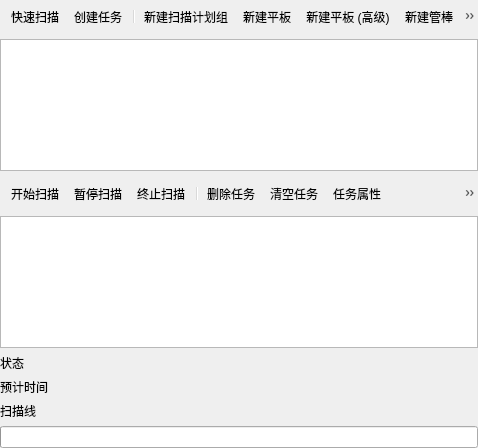
<?xml version="1.0" encoding="UTF-8"?>
<ui version="4.0">
 <class>PanelScanPlanControl</class>
 <widget class="QWidget" name="PanelScanPlanControl">
  <property name="geometry">
   <rect>
    <x>0</x>
    <y>0</y>
    <width>478</width>
    <height>448</height>
   </rect>
  </property>
  <property name="windowTitle">
   <string>扫描计划</string>
  </property>
  <layout class="QGridLayout" name="gridLayout">
   <property name="leftMargin">
    <number>0</number>
   </property>
   <property name="topMargin">
    <number>0</number>
   </property>
   <property name="rightMargin">
    <number>0</number>
   </property>
   <property name="bottomMargin">
    <number>0</number>
   </property>
   <item row="6" column="0">
    <widget class="QWidget" name="progressContainer" native="true">
     <layout class="QFormLayout" name="formLayout">
      <property name="leftMargin">
       <number>0</number>
      </property>
      <property name="topMargin">
       <number>0</number>
      </property>
      <property name="rightMargin">
       <number>0</number>
      </property>
      <property name="bottomMargin">
       <number>0</number>
      </property>
      <item row="1" column="1">
       <widget class="QLabel" name="time"/>
      </item>
      <item row="3" column="0" colspan="2">
       <widget class="QProgressBar" name="progress"/>
      </item>
      <item row="2" column="1">
       <widget class="QLabel" name="scanLine"/>
      </item>
      <item row="2" column="0">
       <widget class="QLabel" name="scanLineTitle">
        <property name="text">
         <string>扫描线</string>
        </property>
       </widget>
      </item>
      <item row="0" column="1">
       <widget class="QLabel" name="status"/>
      </item>
      <item row="1" column="0">
       <widget class="QLabel" name="progressTitle">
        <property name="text">
         <string>预计时间</string>
        </property>
       </widget>
      </item>
      <item row="0" column="0">
       <widget class="QLabel" name="statusTitle">
        <property name="text">
         <string>状态</string>
        </property>
       </widget>
      </item>
     </layout>
    </widget>
   </item>
   <item row="3" column="0">
    <widget class="QToolBar" name="toolbar_2">
     <property name="contextMenuPolicy">
      <enum>Qt::CustomContextMenu</enum>
     </property>
     <property name="layoutDirection">
      <enum>Qt::LeftToRight</enum>
     </property>
     <property name="movable">
      <bool>true</bool>
     </property>
     <property name="iconSize">
      <size>
       <width>16</width>
       <height>16</height>
      </size>
     </property>
     <property name="floatable">
      <bool>false</bool>
     </property>
     <addaction name="actionStart"/>
     <addaction name="actionPause"/>
     <addaction name="actionStop"/>
     <addaction name="separator"/>
     <addaction name="actionRemoveTask"/>
     <addaction name="actionClearTasks"/>
     <addaction name="actionEditTask"/>
     <addaction name="actionOpenSelectedFile"/>
    </widget>
   </item>
   <item row="0" column="0">
    <widget class="QToolBar" name="toolbar">
     <property name="iconSize">
      <size>
       <width>16</width>
       <height>16</height>
      </size>
     </property>
     <addaction name="actionQuickStart"/>
     <addaction name="actionCreateTask"/>
     <addaction name="separator"/>
     <addaction name="actionAddFolder"/>
     <addaction name="actionAddLegacyRectangle"/>
     <addaction name="actionAddRectangle"/>
     <addaction name="actionAddLegacyCylinder"/>
     <addaction name="actionAddCylinder"/>
     <addaction name="actionAddLegacyDisk"/>
     <addaction name="actionAddDisk"/>
     <addaction name="separator"/>
     <addaction name="actionAddCylinderRotation"/>
     <addaction name="actionAddDiskRotation"/>
     <addaction name="actionImportCam"/>
     <addaction name="actionAddAnnulus"/>
     <addaction name="separator"/>
     <addaction name="actionRename"/>
     <addaction name="actionEdit"/>
     <addaction name="actionDelete"/>
     <addaction name="actionSetup"/>
     <addaction name="separator"/>
    </widget>
   </item>
   <item row="2" column="0">
    <widget class="ScanPlanTreeView" name="scanPlan"/>
   </item>
   <item row="4" column="0">
    <widget class="QTreeView" name="tasks">
     <property name="contextMenuPolicy">
      <enum>Qt::CustomContextMenu</enum>
     </property>
     <property name="indentation">
      <number>0</number>
     </property>
     <property name="itemsExpandable">
      <bool>false</bool>
     </property>
    </widget>
   </item>
  </layout>
  <action name="actionQuickStart">
   <property name="icon">
    <iconset resource="../../resources/icons/Fatcow.qrc">
     <normaloff>:/fatcow/16x16/control_play_blue.png</normaloff>:/fatcow/16x16/control_play_blue.png</iconset>
   </property>
   <property name="text">
    <string>快速扫描</string>
   </property>
   <property name="toolTip">
    <string>快速扫描</string>
   </property>
  </action>
  <action name="actionPause">
   <property name="icon">
    <iconset resource="../../resources/icons/Fatcow.qrc">
     <normaloff>:/fatcow/16x16/control_pause_blue.png</normaloff>:/fatcow/16x16/control_pause_blue.png</iconset>
   </property>
   <property name="text">
    <string>暂停扫描</string>
   </property>
   <property name="toolTip">
    <string>暂停扫描</string>
   </property>
  </action>
  <action name="actionStop">
   <property name="icon">
    <iconset resource="../../resources/icons/Fatcow.qrc">
     <normaloff>:/fatcow/16x16/control_stop_blue.png</normaloff>:/fatcow/16x16/control_stop_blue.png</iconset>
   </property>
   <property name="text">
    <string>终止扫描</string>
   </property>
   <property name="toolTip">
    <string>终止扫描</string>
   </property>
  </action>
  <action name="actionAddFolder">
   <property name="icon">
    <iconset resource="../../resources/icons/Fatcow.qrc">
     <normaloff>:/fatcow/16x16/folder_add.png</normaloff>:/fatcow/16x16/folder_add.png</iconset>
   </property>
   <property name="text">
    <string>新建扫描计划组</string>
   </property>
  </action>
  <action name="actionAddRectangle">
   <property name="icon">
    <iconset resource="../../resources/icons/Fatcow.qrc">
     <normaloff>:/fatcow/16x16/card_chip_silver.png</normaloff>:/fatcow/16x16/card_chip_silver.png</iconset>
   </property>
   <property name="text">
    <string>新建平板 (高级)</string>
   </property>
  </action>
  <action name="actionAddLegacyCylinder">
   <property name="icon">
    <iconset resource="../../resources/icons/Fatcow.qrc">
     <normaloff>:/fatcow/16x16/database.png</normaloff>:/fatcow/16x16/database.png</iconset>
   </property>
   <property name="text">
    <string>新建管棒</string>
   </property>
  </action>
  <action name="actionAddDisk">
   <property name="icon">
    <iconset resource="../../resources/icons/Fatcow.qrc">
     <normaloff>:/fatcow/16x16/cd.png</normaloff>:/fatcow/16x16/cd.png</iconset>
   </property>
   <property name="text">
    <string>新建圆盘 (高级)</string>
   </property>
   <property name="toolTip">
    <string>新建圆盘 (高级)</string>
   </property>
  </action>
  <action name="actionRename">
   <property name="icon">
    <iconset resource="../../resources/icons/Fatcow.qrc">
     <normaloff>:/fatcow/16x16/textfield_rename.png</normaloff>:/fatcow/16x16/textfield_rename.png</iconset>
   </property>
   <property name="text">
    <string>重命名</string>
   </property>
  </action>
  <action name="actionEdit">
   <property name="icon">
    <iconset resource="../../resources/icons/Fatcow.qrc">
     <normaloff>:/fatcow/16x16/application_form_edit.png</normaloff>:/fatcow/16x16/application_form_edit.png</iconset>
   </property>
   <property name="text">
    <string>编辑扫描计划</string>
   </property>
  </action>
  <action name="actionDelete">
   <property name="icon">
    <iconset resource="../../resources/icons/Fatcow.qrc">
     <normaloff>:/fatcow/16x16/application_form_delete.png</normaloff>:/fatcow/16x16/application_form_delete.png</iconset>
   </property>
   <property name="text">
    <string>删除扫描计划</string>
   </property>
  </action>
  <action name="actionAddCylinderRotation">
   <property name="icon">
    <iconset resource="../../resources/icons/Fatcow.qrc">
     <normaloff>:/fatcow/16x16/database.png</normaloff>:/fatcow/16x16/database.png</iconset>
   </property>
   <property name="text">
    <string>新建管棒-旋转步进</string>
   </property>
   <property name="toolTip">
    <string>新建管棒-旋转步进</string>
   </property>
  </action>
  <action name="actionAddDiskRotation">
   <property name="icon">
    <iconset resource="../../resources/icons/Fatcow.qrc">
     <normaloff>:/fatcow/16x16/cd.png</normaloff>:/fatcow/16x16/cd.png</iconset>
   </property>
   <property name="text">
    <string>新建圆盘-旋转步进</string>
   </property>
   <property name="toolTip">
    <string>新建圆盘-旋转步进</string>
   </property>
  </action>
  <action name="actionImportCam">
   <property name="icon">
    <iconset resource="../../resources/icons/Fatcow.qrc">
     <normaloff>:/fatcow/16x16/draw_spiral.png</normaloff>:/fatcow/16x16/draw_spiral.png</iconset>
   </property>
   <property name="text">
    <string>导入CAM</string>
   </property>
  </action>
  <action name="actionSetup">
   <property name="icon">
    <iconset resource="../../resources/icons/Fatcow.qrc">
     <normaloff>:/fatcow/16x16/cog.png</normaloff>:/fatcow/16x16/cog.png</iconset>
   </property>
   <property name="text">
    <string>编辑工艺</string>
   </property>
   <property name="toolTip">
    <string>编辑工艺</string>
   </property>
  </action>
  <action name="actionAddAnnulus">
   <property name="icon">
    <iconset resource="../../resources/icons/Fatcow.qrc">
     <normaloff>:/fatcow/16x16/dish.png</normaloff>:/fatcow/16x16/dish.png</iconset>
   </property>
   <property name="text">
    <string>新建圆环</string>
   </property>
  </action>
  <action name="actionStart">
   <property name="icon">
    <iconset resource="../../resources/icons/Fatcow.qrc">
     <normaloff>:/fatcow/16x16/control_play_blue.png</normaloff>:/fatcow/16x16/control_play_blue.png</iconset>
   </property>
   <property name="text">
    <string>开始扫描</string>
   </property>
  </action>
  <action name="actionCreateTask">
   <property name="icon">
    <iconset resource="../../resources/icons/Fatcow.qrc">
     <normaloff>:/fatcow/16x16/application_add.png</normaloff>:/fatcow/16x16/application_add.png</iconset>
   </property>
   <property name="text">
    <string>创建任务</string>
   </property>
   <property name="toolTip">
    <string>创建任务</string>
   </property>
  </action>
  <action name="actionEditTask">
   <property name="icon">
    <iconset resource="../../resources/icons/Fatcow.qrc">
     <normaloff>:/fatcow/16x16/application_edit.png</normaloff>:/fatcow/16x16/application_edit.png</iconset>
   </property>
   <property name="text">
    <string>任务属性</string>
   </property>
   <property name="toolTip">
    <string>编辑修改</string>
   </property>
  </action>
  <action name="actionRemoveTask">
   <property name="icon">
    <iconset resource="../../resources/icons/Fatcow.qrc">
     <normaloff>:/fatcow/16x16/delete.png</normaloff>:/fatcow/16x16/delete.png</iconset>
   </property>
   <property name="text">
    <string>删除任务</string>
   </property>
   <property name="toolTip">
    <string>删除任务</string>
   </property>
  </action>
  <action name="actionOpenSelectedFile">
   <property name="icon">
    <iconset resource="../../resources/icons/Fatcow.qrc">
     <normaloff>:/fatcow/16x16/file_extension_bin.png</normaloff>:/fatcow/16x16/file_extension_bin.png</iconset>
   </property>
   <property name="text">
    <string>打开当前文件</string>
   </property>
   <property name="toolTip">
    <string>打开当前文件</string>
   </property>
  </action>
  <action name="actionClearTasks">
   <property name="icon">
    <iconset resource="../../resources/icons/Fatcow.qrc">
     <normaloff>:/fatcow/16x16/basket_delete.png</normaloff>:/fatcow/16x16/basket_delete.png</iconset>
   </property>
   <property name="text">
    <string>清空任务</string>
   </property>
  </action>
  <action name="actionAddLegacyRectangle">
   <property name="icon">
    <iconset resource="../../resources/icons/Fatcow.qrc">
     <normaloff>:/fatcow/16x16/card_chip_silver.png</normaloff>:/fatcow/16x16/card_chip_silver.png</iconset>
   </property>
   <property name="text">
    <string>新建平板</string>
   </property>
  </action>
  <action name="actionAddCylinder">
   <property name="icon">
    <iconset resource="../../resources/icons/Fatcow.qrc">
     <normaloff>:/fatcow/16x16/database_green.png</normaloff>:/fatcow/16x16/database_green.png</iconset>
   </property>
   <property name="text">
    <string>新建管棒 (高级)</string>
   </property>
   <property name="toolTip">
    <string>新建管棒 (高级)</string>
   </property>
  </action>
  <action name="actionAddLegacyDisk">
   <property name="icon">
    <iconset resource="../../resources/icons/Fatcow.qrc">
     <normaloff>:/fatcow/16x16/cd.png</normaloff>:/fatcow/16x16/cd.png</iconset>
   </property>
   <property name="text">
    <string>新建圆盘</string>
   </property>
   <property name="toolTip">
    <string>新建圆盘</string>
   </property>
  </action>
 </widget>
 <customwidgets>
  <customwidget>
   <class>ScanPlanTreeView</class>
   <extends>QTreeView</extends>
   <header>Acquisition/ScanPlanTreeView.h</header>
  </customwidget>
 </customwidgets>
 <resources>
  <include location="../../resources/icons/Fatcow.qrc"/>
 </resources>
 <connections/>
</ui>
